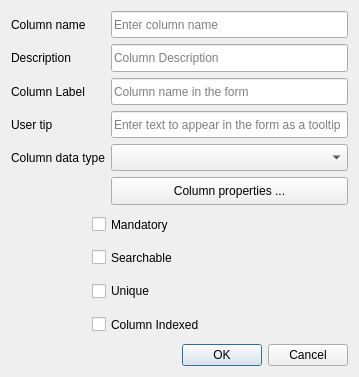
<?xml version="1.0" encoding="UTF-8"?>
<ui version="4.0">
    <class>ColumnEditor</class>
    <widget class="QDialog" name="ColumnEditor">
        <property name="geometry">
            <rect>
                <x>0</x>
                <y>0</y>
                <width>359</width>
                <height>377</height>
            </rect>
        </property>
        <property name="sizePolicy">
            <sizepolicy hsizetype="MinimumExpanding" vsizetype="Preferred">
                <horstretch>0</horstretch>
                <verstretch>0</verstretch>
            </sizepolicy>
        </property>
        <property name="maximumSize">
            <size>
                <width>16777215</width>
                <height>560</height>
            </size>
        </property>
        <property name="windowTitle">
            <string>Column editor</string>
        </property>
        <layout class="QGridLayout" name="gridLayout">
            <item row="2" column="0">
                <widget class="QLabel" name="label_2">
                    <property name="text">
                        <string>Column name</string>
                    </property>
                </widget>
            </item>
            <item row="2" column="2">
                <widget class="QLineEdit" name="edtColName">
                    <property name="sizePolicy">
                        <sizepolicy hsizetype="Expanding" vsizetype="Expanding">
                            <horstretch>0</horstretch>
                            <verstretch>0</verstretch>
                        </sizepolicy>
                    </property>
                    <property name="placeholderText">
                        <string>Enter column name</string>
                    </property>
                </widget>
            </item>
            <item row="4" column="0">
                <widget class="QLabel" name="label">
                    <property name="text">
                        <string>Column Label</string>
                    </property>
                </widget>
            </item>
            <item row="4" column="2">
                <widget class="QLineEdit" name="txt_form_label">
                    <property name="sizePolicy">
                        <sizepolicy hsizetype="Expanding" vsizetype="Expanding">
                            <horstretch>0</horstretch>
                            <verstretch>0</verstretch>
                        </sizepolicy>
                    </property>
                    <property name="inputMask">
                        <string/>
                    </property>
                    <property name="text">
                        <string/>
                    </property>
                    <property name="maxLength">
                        <number>32767</number>
                    </property>
                    <property name="placeholderText">
                        <string>Column name in the form</string>
                    </property>
                </widget>
            </item>
            <item row="3" column="2">
                <widget class="QLineEdit" name="edtColDesc">
                    <property name="sizePolicy">
                        <sizepolicy hsizetype="Expanding" vsizetype="Expanding">
                            <horstretch>0</horstretch>
                            <verstretch>0</verstretch>
                        </sizepolicy>
                    </property>
                    <property name="placeholderText">
                        <string>Column Description</string>
                    </property>
                </widget>
            </item>
            <item row="6" column="0" colspan="2">
                <widget class="QLabel" name="label_4">
                    <property name="text">
                        <string>Column data type</string>
                    </property>
                </widget>
            </item>
            <item row="5" column="2">
                <widget class="QLineEdit" name="edtUserTip">
                    <property name="sizePolicy">
                        <sizepolicy hsizetype="Expanding" vsizetype="Expanding">
                            <horstretch>0</horstretch>
                            <verstretch>0</verstretch>
                        </sizepolicy>
                    </property>
                    <property name="text">
                        <string/>
                    </property>
                    <property name="placeholderText">
                        <string>Enter text to appear in the form as a tooltip</string>
                    </property>
                </widget>
            </item>
            <item row="5" column="0">
                <widget class="QLabel" name="label_11">
                    <property name="text">
                        <string>User tip</string>
                    </property>
                </widget>
            </item>
            <item row="6" column="2">
                <widget class="QComboBox" name="cboDataType">
                    <property name="sizePolicy">
                        <sizepolicy hsizetype="Expanding" vsizetype="Expanding">
                            <horstretch>0</horstretch>
                            <verstretch>0</verstretch>
                        </sizepolicy>
                    </property>
                    <property name="editable">
                        <bool>false</bool>
                    </property>
                    <property name="insertPolicy">
                        <enum>QComboBox::InsertAlphabetically</enum>
                    </property>
                </widget>
            </item>
            <item row="3" column="0">
                <widget class="QLabel" name="label_3">
                    <property name="text">
                        <string>Description</string>
                    </property>
                </widget>
            </item>
            <item row="7" column="2">
                <widget class="QPushButton" name="btnColProp">
                    <property name="sizePolicy">
                        <sizepolicy hsizetype="Expanding" vsizetype="Expanding">
                            <horstretch>0</horstretch>
                            <verstretch>0</verstretch>
                        </sizepolicy>
                    </property>
                    <property name="text">
                        <string>Column properties ...</string>
                    </property>
                </widget>
            </item>
            <item row="12" column="0" colspan="3">
                <widget class="QDialogButtonBox" name="buttonBox">
                    <property name="orientation">
                        <enum>Qt::Horizontal</enum>
                    </property>
                    <property name="standardButtons">
                        <set>QDialogButtonBox::Cancel|QDialogButtonBox::Ok</set>
                    </property>
                </widget>
            </item>
            <item row="1" column="0" colspan="3">
                <layout class="QVBoxLayout" name="notif_bar">
                    <property name="spacing">
                        <number>8</number>
                    </property>
                    <property name="bottomMargin">
                        <number>0</number>
                    </property>
                </layout>
            </item>
            <item row="11" column="1" colspan="2">
                <widget class="QCheckBox" name="cbIndex">
                    <property name="sizePolicy">
                        <sizepolicy hsizetype="Expanding" vsizetype="Expanding">
                            <horstretch>0</horstretch>
                            <verstretch>0</verstretch>
                        </sizepolicy>
                    </property>
                    <property name="text">
                        <string>Column Indexed</string>
                    </property>
                </widget>
            </item>
            <item row="10" column="1" colspan="2">
                <widget class="QCheckBox" name="cbUnique">
                    <property name="sizePolicy">
                        <sizepolicy hsizetype="Expanding" vsizetype="Expanding">
                            <horstretch>0</horstretch>
                            <verstretch>0</verstretch>
                        </sizepolicy>
                    </property>
                    <property name="text">
                        <string>Unique</string>
                    </property>
                </widget>
            </item>
            <item row="9" column="1" colspan="2">
                <widget class="QCheckBox" name="cbSearch">
                    <property name="sizePolicy">
                        <sizepolicy hsizetype="Expanding" vsizetype="Expanding">
                            <horstretch>0</horstretch>
                            <verstretch>0</verstretch>
                        </sizepolicy>
                    </property>
                    <property name="text">
                        <string>Searchable</string>
                    </property>
                </widget>
            </item>
            <item row="8" column="1" colspan="2">
                <widget class="QCheckBox" name="cbMandt">
                    <property name="sizePolicy">
                        <sizepolicy hsizetype="Minimum" vsizetype="Expanding">
                            <horstretch>0</horstretch>
                            <verstretch>0</verstretch>
                        </sizepolicy>
                    </property>
                    <property name="layoutDirection">
                        <enum>Qt::LeftToRight</enum>
                    </property>
                    <property name="text">
                        <string>Mandatory</string>
                    </property>
                    <property name="checked">
                        <bool>false</bool>
                    </property>
                </widget>
            </item>
        </layout>
    </widget>
    <tabstops>
        <tabstop>edtColName</tabstop>
        <tabstop>edtColDesc</tabstop>
        <tabstop>edtUserTip</tabstop>
        <tabstop>cboDataType</tabstop>
        <tabstop>btnColProp</tabstop>
    </tabstops>
    <resources/>
    <connections/>
</ui>
